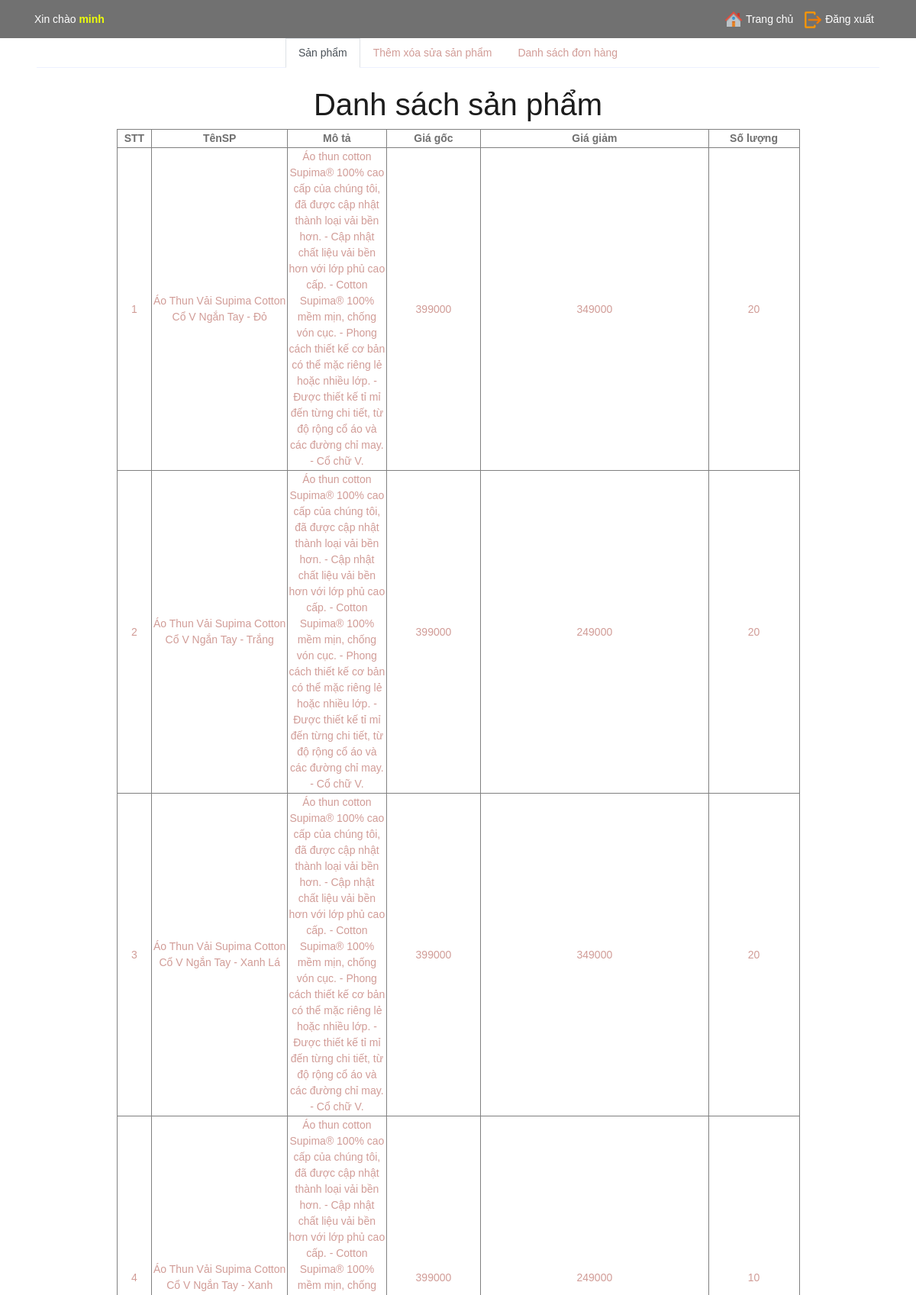
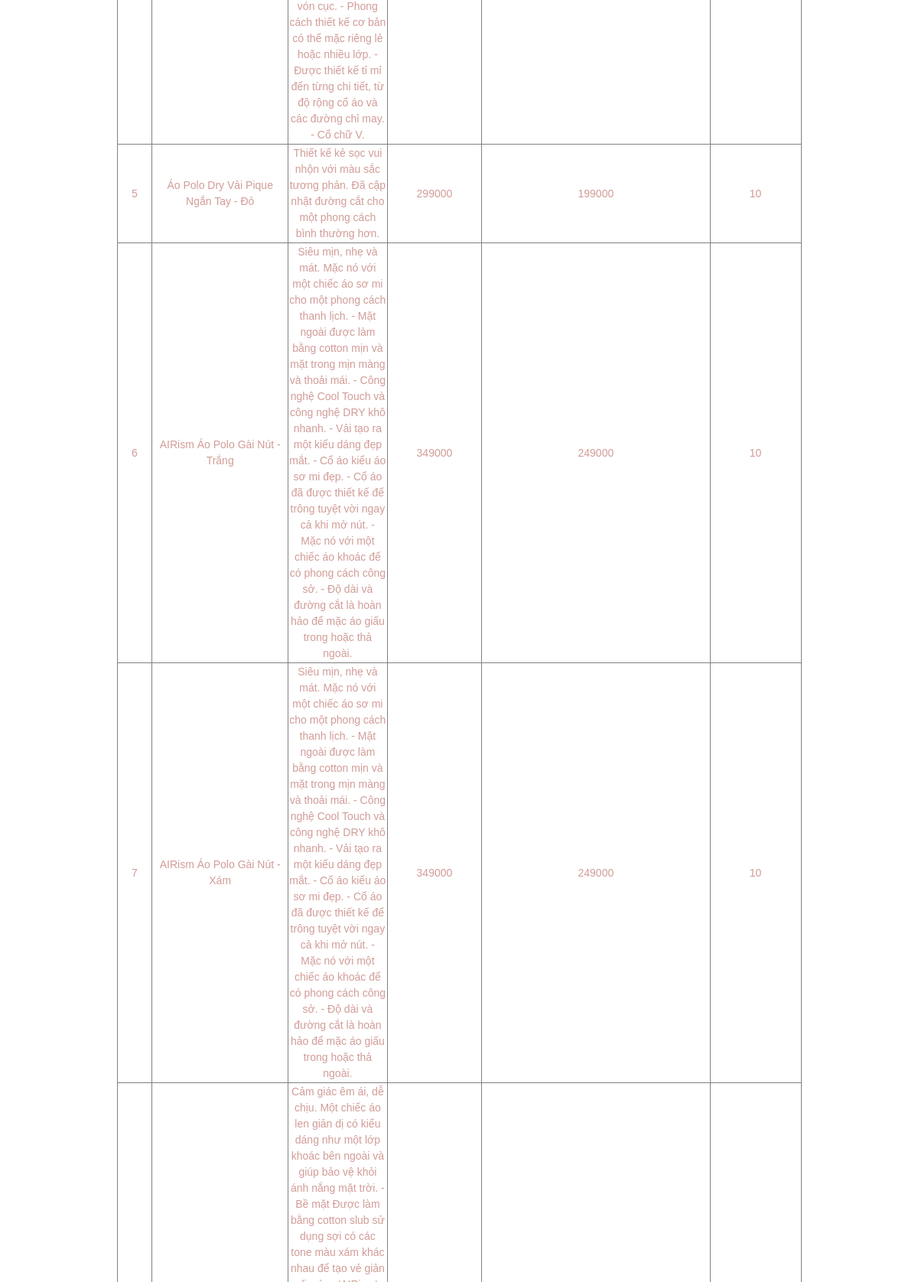
The page /admin/index.php (signed in, upper part) on the database its author committed (2 pictures, top to bottom).
### tables this page shows
CREATE TABLE `tbl_product` (
  `id` int(11) NOT NULL auto_increment,
  `id_category` int(11) NOT NULL,
  `title` varchar(255) NOT NULL,
  `quantity` int(4) NOT NULL,
  `price` int(11) NOT NULL,
  `discount` int(11) NOT NULL,
  `image` varchar(255) NOT NULL,
  `description` text NOT NULL,
  PRIMARY KEY  (`id`),
  KEY `id_category` (`id_category`)
);

### cls/clsadmin.php (the view, shortened to what this page needs)
<?php include ("func.php");
	 class admin extends shopfunc
	 {
		public function loadds_sanpham($sql)
		{
			$link =$this->connect();
			$ketqua = mysqli_query($link, $sql);
			$i = mysqli_num_rows($ketqua);
			if ($i >0)
			{
				echo '<table width="895" border="1" align="center">
					  <tbody>
						<tr>
						  <td width="54" align="center"><strong>STT</strong></td>
						  <td width="235" align="center"><strong>TênSP</strong></td>
						  <td width="156" align="center"><strong>Mô tả</strong></td>
						   <td width="156" align="center"><strong>Giá gốc</strong></td>
						  <td width="422" align="center"><strong>Giá giảm</strong></td>
						   <td width="156" align="center"><strong>Số lượng</strong></td>
						</tr>';
				$stt=0;
				while ($row=mysqli_fetch_array($ketqua))
				{
				$id = $row['id'];
				$title = $row['title'];
				$des = $row['description'];
				$price = $row['price'];
				$discount = $row['discount'];
				$quantity = $row['quantity'];
				$stt++;
				echo ' <tr>
					  <td align="center"><a href="?layid='.$id.'">'.$stt.'</a></td>
					  <td align="center"><a href="?layid='.$id.'">'.$title.'</a></td>
					  <td align="center"><a href="?layid='.$id.'">'.$des.'</a></td>
					  <td align="center"><a href="?layid='.$id.'">'.$price.'</a></td>
					  <td align="center"><a href="?layid='.$id.'">'.$discount.'</a></td>
					  <td align="center"><a href="?layid='.$id.'">'.$quantity.'</a></td>
					</tr>';
				}
				echo '  </tbody>
						</table>';
			}
			else
			{
				echo 'Chưa có dữ liệu ';
			}
		}
	}
?>

### admin/cssadmin/admin_style.css (style rules this page uses)
body { font-family: arial; padding: 0; margin: 0; font-size: 14px; }
a { text-decoration: none; }

### rows shown on the page
tbl_product: title "Áo Thun Vải Supima Cotton Cổ V Ngắn Tay - Đỏ", description "Áo thun cotton Supima® 100% cao cấp của chúng tôi, đã được cập nhật thành loại vải bền hơn. - Cập nhật chất liệu vải bền hơn với lớp phủ cao cấp. - Cotton Supima® 100% mềm mịn, chống vón cục. - Phong cách thiết kế cơ bản có thể mặc riêng lẻ hoặc nhiều lớp. - Được thiết kế tỉ mỉ đến từng chi tiết, từ độ rộng cổ áo và các đường chỉ may. - Cổ chữ V.", price "399000", discount "349000", quantity "20"
tbl_product: title "Áo Thun Vải Supima Cotton Cổ V Ngắn Tay - Trắng", description "Áo thun cotton Supima® 100% cao cấp của chúng tôi, đã được cập nhật thành loại vải bền hơn. - Cập nhật chất liệu vải bền hơn với lớp phủ cao cấp. - Cotton Supima® 100% mềm mịn, chống vón cục. - Phong cách thiết kế cơ bản có thể mặc riêng lẻ hoặc nhiều lớp. - Được thiết kế tỉ mỉ đến từng chi tiết, từ độ rộng cổ áo và các đường chỉ may. - Cổ chữ V.", price "399000", discount "249000", quantity "20"
tbl_product: title "Áo Thun Vải Supima Cotton Cổ V Ngắn Tay - Xanh Lá", description "Áo thun cotton Supima® 100% cao cấp của chúng tôi, đã được cập nhật thành loại vải bền hơn. - Cập nhật chất liệu vải bền hơn với lớp phủ cao cấp. - Cotton Supima® 100% mềm mịn, chống vón cục. - Phong cách thiết kế cơ bản có thể mặc riêng lẻ hoặc nhiều lớp. - Được thiết kế tỉ mỉ đến từng chi tiết, từ độ rộng cổ áo và các đường chỉ may. - Cổ chữ V.", price "399000", discount "349000", quantity "20"
tbl_product: title "Áo Thun Vải Supima Cotton Cổ V Ngắn Tay - Xanh", description "Áo thun cotton Supima® 100% cao cấp của chúng tôi, đã được cập nhật thành loại vải bền hơn. - Cập nhật chất liệu vải bền hơn với lớp phủ cao cấp. - Cotton Supima® 100% mềm mịn, chống vón cục. - Phong cách thiết kế cơ bản có thể mặc riêng lẻ hoặc nhiều lớp. - Được thiết kế tỉ mỉ đến từng chi tiết, từ độ rộng cổ áo và các đường chỉ may. - Cổ chữ V.", price "399000", discount "249000", quantity "10"
tbl_product: title "Áo Polo Dry Vải Pique Ngắn Tay - Đỏ", description "Thiết kế kẻ sọc vui nhộn với màu sắc tương phản. Đã cập nhật đường cắt cho một phong cách bình thường hơn.", price "299000", discount "199000", quantity "10"
tbl_product: title "AIRism Áo Polo Gài Nút - Trắng", description "Siêu mịn, nhẹ và mát. Mặc nó với một chiếc áo sơ mi cho một phong cách thanh lịch. - Mặt ngoài được làm bằng cotton mịn và mặt trong mịn màng và thoải mái. - Công nghệ Cool Touch và công nghệ DRY khô nhanh. - Vải tạo ra một kiểu dáng đẹp mắt. - Cổ áo kiểu áo sơ mi đẹp. - Cổ áo đã được thiết kế để trông tuyệt vời ngay cả khi mở nút. - Mặc nó với một chiếc áo khoác để có phong cách công sở. - Độ dài và đường cắt là hoàn hảo để mặc áo giấu trong hoặc thả ngoài.", price "349000", discount "249000", quantity "10"
tbl_product: title "AIRism Áo Polo Gài Nút - Xám", description "Siêu mịn, nhẹ và mát. Mặc nó với một chiếc áo sơ mi cho một phong cách thanh lịch. - Mặt ngoài được làm bằng cotton mịn và mặt trong mịn màng và thoải mái. - Công nghệ Cool Touch và công nghệ DRY khô nhanh. - Vải tạo ra một kiểu dáng đẹp mắt. - Cổ áo kiểu áo sơ mi đẹp. - Cổ áo đã được thiết kế để trông tuyệt vời ngay cả khi mở nút. - Mặc nó với một chiếc áo khoác để có phong cách công sở. - Độ dài và đường cắt là hoàn hảo để mặc áo giấu trong hoặc thả ngoài.", price "349000", discount "249000", quantity "10"

### other values the page prints
$_SESSION['user'] "minh"
